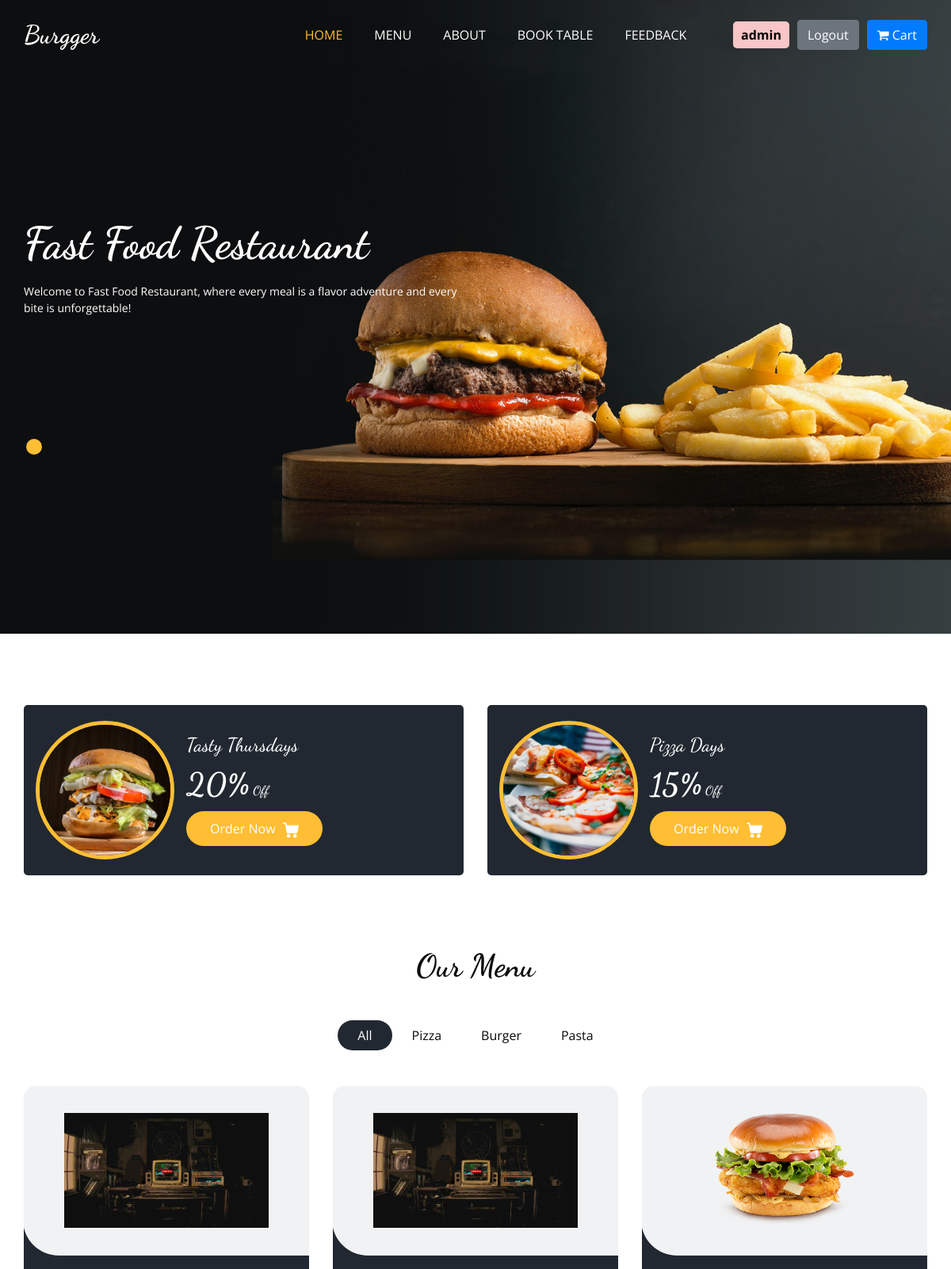
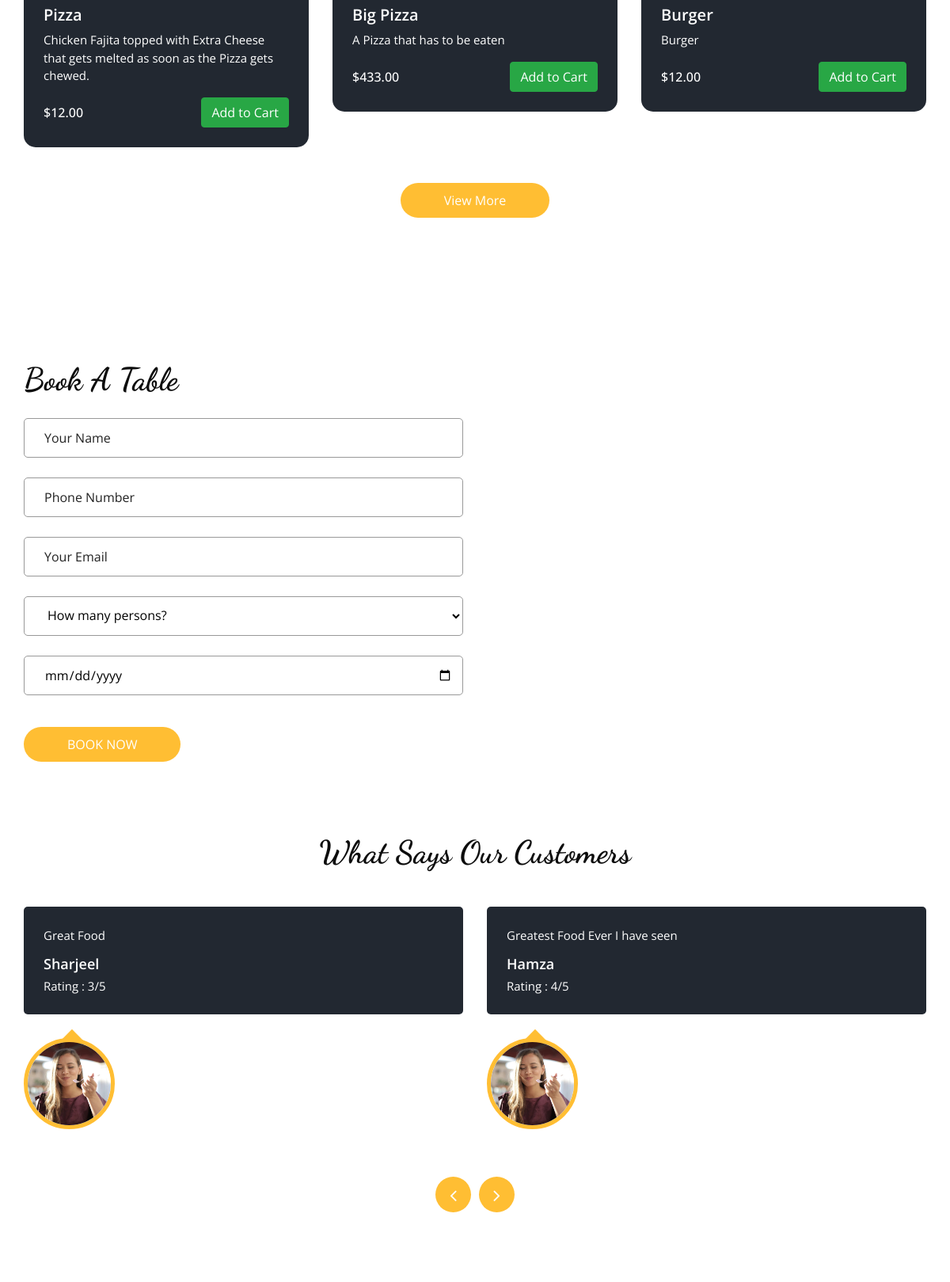
The app's page / (signed in, upper part) with its own data (2 pictures, top to bottom).
### Base_App/models.py (models this page shows, shortened)
class Item_List(models.Model):
    category_name = models.CharField(max_length=100)
    def __str__(self):
        return self.category_name

class Item(models.Model):
    Item_name = models.CharField(max_length=100)
    description = models.TextField()
    image = models.ImageField(upload_to='items/')
    price = models.DecimalField(max_digits=10, decimal_places=2)
    category = models.ForeignKey(Item_List, related_name='Name', on_delete=models.CASCADE)

class Feedback(models.Model):
    User_name = models.CharField(max_length=100)
    Description = models.TextField()
    Ratings = models.IntegerField()
    Image = models.ImageField(upload_to='items/')

### Base_App/views.py (the view)
# urls.py: path('', views.home_view, name='home_view'),
def home_view(request):
    item_list = Item_List.objects.all()
    item_objects = Item.objects.all()
    review = Feedback.objects.all()
    return render(request, 'home.html', {'items': item_objects, 'item_list': item_list, 'review': review})

### templates/home.html (shortened to what this page needs)
{% extends "base.html" %}
{% block home_status %}active{% endblock home_status %}
{% load static %}
{% block slider %}
<section class="slider_section ">
  <div id="customCarousel1" class="carousel slide" data-ride="carousel">
    <div class="carousel-inner">
      <div class="carousel-item active">
        <div class="container ">
          <div class="row">
            <div class="col-md-7 col-lg-6 ">
              <div class="detail-box">
                <h1>
                  Fast Food Restaurant
                </h1>
                <p>
                  Welcome to Fast Food Restaurant, where every meal is a flavor
                  adventure and every bite is unforgettable!
                </p>
              </div>
            </div>
          </div>
        </div>
      </div>
    </div>
    <div class="container">
      <ol class="carousel-indicators">
        <li data-target="#customCarousel1" data-slide-to="0"
          class="active"></li>
      </ol>
    </div>
  </div>
</section>
{% endblock slider %}
{% block main %}
<section class="offer_section layout_padding-bottom">
  <div class="offer_container">
    <div class="container ">
      <div class="row">
        <div class="col-md-6  ">
          <div class="box ">
            <div class="img-box">
              <img src="{% static 'images/o1.jpg' %}" alt>
            </div>
            <div class="detail-box">
              <h5>
                Tasty Thursdays
              </h5>
              <h6>
                <span>20%</span> Off
              </h6>
              <a href>
                Order Now
              </a>
            </div>
          </div>
        </div>
        <div class="col-md-6  ">
          <div class="box ">
            <div class="img-box">
              <img src="{% static 'images/o2.jpg' %}" alt>
            </div>
            <div class="detail-box">
              <h5>
                Pizza Days
              </h5>
              <h6>
                <span>15%</span> Off
              </h6>
              <a href>
                Order Now
              </a>
            </div>
          </div>
        </div>
      </div>
    </div>
  </div>
</section>
{% if user.is_authenticated %}
<section class="food_section layout_padding-bottom">
  <div class="container">
    <div class="heading_container heading_center">
      <h2>
        Our Menu
      </h2>
    </div>
    <ul class="filters_menu">
      <li class="active" data-filter="*">All</li>
      {% for i in item_list %}
      <li data-filter=".{{i.category_name}}">{{i.category_name}}</li>
      {% endfor %}
    </ul>
    <div class="filters-content">
      <div class="row grid">
        {% for j in items %}
        <div class="col-sm-6 col-lg-4 all {{j.category}}">
          <div class="box">
            <div>
              <div class="img-box">
                <img src="/Media/{{j.image}} " alt="{{j.image}}">
              </div>
              <div class="detail-box">
                <h5>
                  {{j.Item_name}}
                </h5>
                <p>
                  {{j.description}}
                </p>
                <div class="options">
                  <h6>
                    ${{j.price}}
                  </h6>
                  <button class="btn btn-success add-to-cart"
                    data-item-id="{{j.id}}" data-item-name="{{j.item_name}}"
                    data-item-price="{{j.price}}">
                    Add to Cart
                  </button>
                </div>
              </div>
            </div>
          </div>
        </div>
        {% endfor %}
      </div>
    </div>
    <div class="btn-box">
      <a href='menu'>
        View More
      </a>
    </div>
  </div>
</section>
<section class="book_section layout_padding">
  <div class="container">
    <div class="heading_container">
      <h2>
        Book A Table
      </h2>
    </div>
    <div class="row">
      <div class="col-md-6">
        <div class="form_container">
          <form action="/book/" method='POST'>{% csrf_token %}
            <div>
              <input type="text" class="form-control" name="user_name" required
                placeholder="Your Name" />
            </div>
            <div>
              <input type="text" class="form-control" name="phone_number"
                required placeholder="Phone Number" />
            </div>
            <div>
              <input type="email" class="form-control" name="user_email"
                placeholder="Your Email" />
            </div>
            <div>
              <select class="form-control nice-select wide" required
                name="total_person">
                <option value disabled selected>
                  How many persons?
                </option>
              </select>
            </div>
            <div>
              <input type="date" required name="booking_data"
                class="form-control">
            </div>
            <div class="btn_box">
              <button>
                Book Now
              </button>
            </div>
          </form>
        </div>
      </div>
      <div class="col-md-6">
        <div class="map_container ">
          <div id="googleMap"></div>
        </div>
      </div>
    </div>
  </div>
</section>
<section class="client_section layout_padding-bottom">
  <div class="container">
    <div class="heading_container heading_center psudo_white_primary mb_45">
      <h2>
        What Says Our Customers
      </h2>
    </div>
    <div class="carousel-wrap row ">
      <div class="owl-carousel client_owl-carousel">
        {% for k in review %}
        <div class="item">
          <div class="box">
            <div class="detail-box">
              <p>
                {{k.Description}}
              </p>
              <h6>
                {{k.User_name}}
              </h6>
              <p>
                Rating : {{k.Ratings}}/5
              </p>
            </div>
            <div class="img-box">
              <img src="/Media/{{k.Image}}" alt="{{k.Image}}" class="box-img">
            </div>
          </div>
        </div>
        {% endfor %}
        {% endif %}
      </div>
    </section>
    {% endblock main %}

### templates/base.html (shortened to what this page needs)
<!DOCTYPE html>
<html>
{% load static %}
<head>
  <link rel="stylesheet" type="text/css" href="{% static 'css/bootstrap.css' %}" />
  <link rel="stylesheet" type="text/css" href="https://cdnjs.cloudflare.com/ajax/libs/OwlCarousel2/2.3.4/assets/owl.carousel.min.css" />
  <link rel="stylesheet" href="https://cdnjs.cloudflare.com/ajax/libs/jquery-nice-select/1.1.0/css/nice-select.min.css" />
  <link href="{% static 'css/font-awesome.min.css' %}" rel="stylesheet" />
  <link href="{% static 'css/style.css' %}" rel="stylesheet" />
  <link href="{% static 'css/responsive.css' %}" rel="stylesheet" />
</head>
<body {% block class %}{% endblock class %}>
  <div class="hero_area">
    <div class="bg-box">
      <img src="{% static 'images/hero-bg.jpg' %}" alt="">
    </div>
    <header class="header_section">
      <div class="container">
        <nav class="navbar navbar-expand-lg custom_nav-container ">
          <a class="navbar-brand" href="/">
            <span>
              Burgger
            </span>
          </a>
          <div class="collapse navbar-collapse" id="navbarSupportedContent">
            <ul class="navbar-nav  mx-auto ">
              <li class="nav-item {% block home_status %}{% endblock home_status %}">
                <a class="nav-link" href="/">Home <span class="sr-only">(current)</span></a>
              </li>
              <li class="nav-item {% block menu_status %}{% endblock menu_status %}">
                <a class="nav-link " href="/menu/">Menu</a>
              </li>
              <li class="nav-item {% block about_status %}{% endblock about_status %}">
                <a class="nav-link" href="/about/">About</a>
              </li>
              <li class="nav-item {% block table_status %}{% endblock table_status %}">
                <a class="nav-link" href="/book/">Book Table</a>
              </li>
              <li class="nav-item {% block feedback_status %}{% endblock feedback_status %}">
                <a class="nav-link" href="/feedback/">Feedback</a>
              </li>
            </ul>
            <div class="user_option">
              <div class="user_option">
                {% if user.is_authenticated %}
                  <span style="background-color: #f8c6c6; color: #000; padding: 5px 10px; border-radius: 5px; font-weight: bold;">
                    {{ user.username }}
                  </span>
                  <a href="/logout/" class="btn btn-secondary">Logout</a>
                  <button id="cart-button" class="btn btn-primary">
                    <i class="fa fa-shopping-cart"></i> Cart
                  </button>
                {% else %}
                  <a href="/login_view/" class="btn order_online">Login</a>
                {% endif %}
              </div>
            </div>
          </div>
        </nav>
      </div>
    </header>
    {% block slider %}{% endblock slider %}
  </div>
 {% block main %}{% endblock main %}
</body>
</html>

### static/css/responsive.css (style rules this page uses)
@media (min-width: 1200px) { .container { max-width: 1170px; } }

### records on screen
Item_List: category_name "Pizza"
Item_List: category_name "Burger"
Item_List: category_name "Pasta"
Item: image (picture), Item_name "Pizza", description "Chicken Fajita topped with Extra Cheese that gets melted as soon as the Pizza gets chewed.", price "12.00"
Item: image (picture), Item_name "Big Pizza", description "A Pizza that has to be eaten", price "433.00"
Item: image (picture), Item_name "Burger", description "Burger", price "12.00"
Feedback: Description "Great Food", User_name "Sharjeel", Ratings "3", Image (picture)
Feedback: Description "Greatest Food Ever I have seen", User_name "Hamza", Ratings "4", Image (picture)

### other values on screen
{{ user.username }} "admin"
